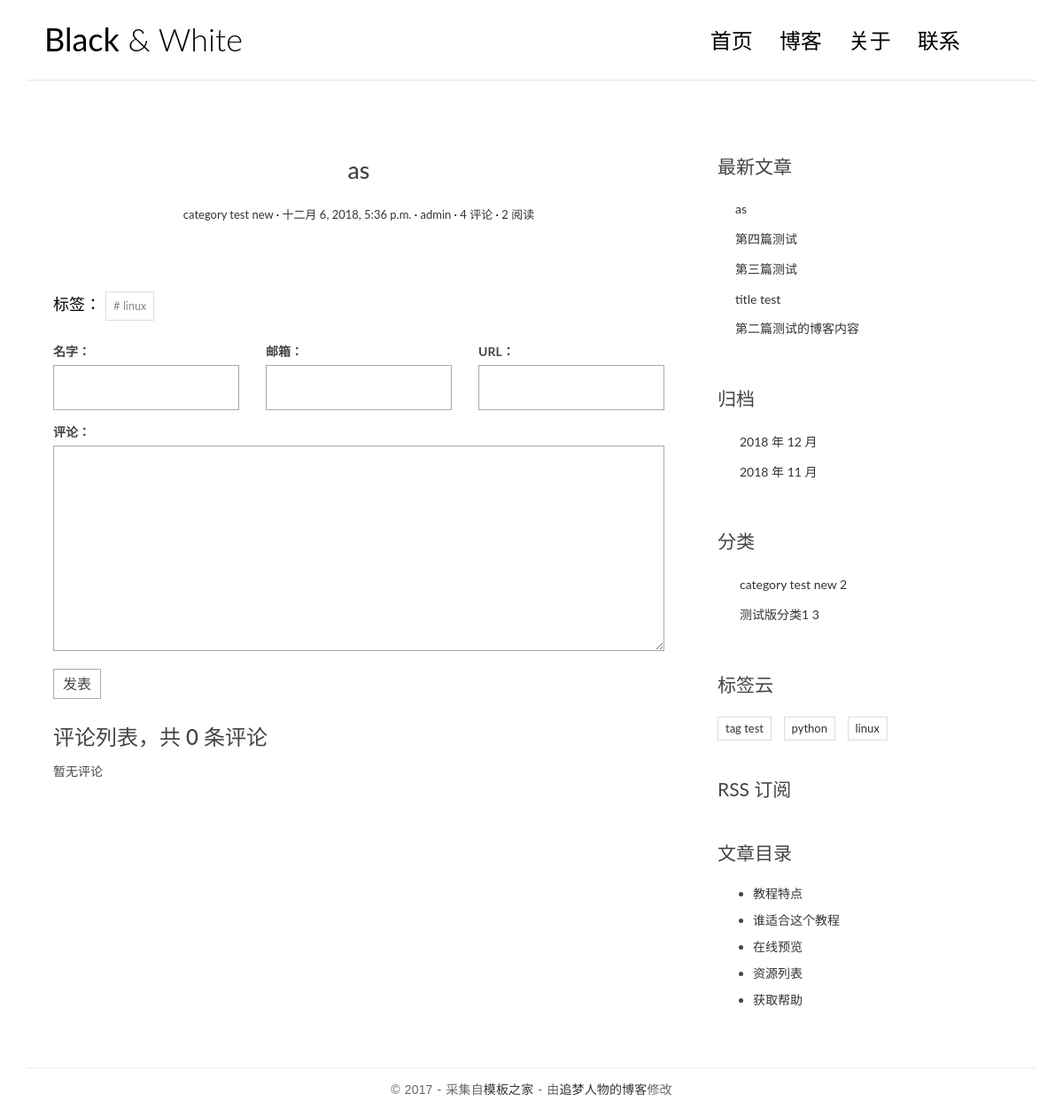
Screenshot of /post/9/ with the database file from the repository.
### blog/models.py (models this page shows, shortened)
class Post(models.Model):
	title = models.CharField(max_length=70)
	body = models.TextField()
	created_time = models.DateTimeField()
	modified_time = models.DateTimeField()
	excerpt = models.CharField(max_length=200,blank=True)#摘要，允许为空
	category = models.ForeignKey(Category)
	tags = models.ManyToManyField(Tag,blank=True)
	author = models.ForeignKey(User)
	views = models.PositiveIntegerField(default=0)
	def get_absolute_url(self):
		return reverse('detail',kwargs={'pk':self.pk})
	class Meta:
		ordering = ['-created_time','title']
	def increase_views(self):
		self.views += 1
		self.save(update_fields=['views'])
	def save(self, *args, **kwargs):
		if not self.excerpt:
			md = markdown.Markdown(extensions=[
                'markdown.extensions.extra',
                'markdown.extensions.codehilite',
            ])
			self.excerpt = strip_tags(md.convert(self.body))[:54]
		super(Post, self).save(*args, **kwargs)

class Category(models.Model):
	name = models.CharField(max_length=100)

class Tag(models.Model):
	name = models.CharField(max_length=100)

### blog/views.py (the view)
# urls.py: url(r'^post/(?P<pk>[0-9]+)/$', views.detail, name='detail'),
def detail(request,pk):
	print(pk,type(pk))
	post = get_object_or_404(Post,pk=pk)  #此函数为验证pk是否在Post表存在，存在则返回数据，否则404回值
	post.increase_views()
	print(post.body)
	post.body = markdown.markdown(post.body,extensions=[
		'markdown.extensions.extra',     #
		'markdown.extensions.codehilite',#语法高亮
		'markdown.extensions.toc',		#自动生成目录
	])
	form = CommentForm()
	comment_list = post.comment_set.all()
	context = {'post': post,
               'form': form,
               'comment_list': comment_list
               }
	return render(request,'blog/detail.html',context=context)

### comments/forms.py
class CommentForm(forms.ModelForm):
	class Meta:
		model = Comment
		fields = ['name','email','url','text']

### blog/templatetags/blog_tags.py (called while the page is built)
@register.simple_tag
def get_recent_posts(num=5):
	return Post.objects.all().order_by('-created_time')[:num]

@register.simple_tag
def archives():
	return Post.objects.dates('created_time', 'month', order='DESC')

@register.simple_tag
def get_categories():
	return Category.objects.annotate(num_posts=Count('post')).filter(num_posts__gt=0)

@register.simple_tag
def get_tags():
	return Tag.objects.annotate(num_posts=Count('post')).filter(num_posts__gt=0)

### templates/blog/detail.html (shortened to what this page needs)
{% extends 'base.html'%}
{% block main%}
				<article class="post post-{{ post.pk }}" >
				  <header class="entry-header">
					<h1 class="entry-title" id='{{ post.pk }}'>{{ post.title }}</h1>
					<div class="entry-meta">
					  <span class="post-category"><a href="#">{{ post.category.name }}</a></span>
					  <span class="post-date"><a href="#"><time class="entry-date"
																datetime="{{ post.created_time }}">{{ post.created_time }}</time></a></span>
					  <span class="post-author"><a href="#">{{ post.author }}</a></span>
					  <span class="comments-link"><a href="#">4 评论</a></span>
					  <span class="views-count"><a href="#">{{ post.views }} 阅读</a></span>
					</div>
				  </header>
				  <div class="entry-content clearfix">
					{{ post.body|safe }}
						<div class="widget-tag-cloud">
							<ul>
								标签：
								{% for tag in post.tags.all %}
									<li><a href="{% url 'tag' tag.pk %}"># {{ tag.name }}</a></li>
								{% endfor %}
							</ul>
						</div>
				  </div>
				</article>
    <section class="comment-area">
      <form action="{% url 'comments:post_comment' post.pk %}" method="post" class="comment-form">
		  <div class="row">
			<div class="col-md-4">
			  <label for="{{ form.name.id_for_label }}">名字：</label>
			  {{ form.name }}
			</div>
			<div class="col-md-4">
			  <label for="{{ form.email.id_for_label }}">邮箱：</label>
			  {{ form.email }}
			</div>
			<div class="col-md-4">
			  <label for="{{ form.url.id_for_label }}">URL：</label>
			  {{ form.url }}
			</div>
			<div class="col-md-12">
			  <label for="{{ form.text.id_for_label }}">评论：</label>
			  {{ form.text }}
			  <button type="submit" class="comment-btn">发表</button>
			</div>
		  </div>
		</form>
		<div class="comment-list-panel">
                        <h3>评论列表，共 <span>{{ post.comment_set.count }}</span> 条评论</h3>
		<ul class="comment-list list-unstyled">
	  {% for comment in comment_list %}
	  <li class="comment-item">
		<span class="nickname">{{ comment.name }}</span>
		<time class="submit-date">{{ comment.created_time }}</time>
		<div class="text">
		  {{ comment.text }}
		</div>
	  </li>
	  {% empty %}
	  暂无评论
	  {% endfor %}
	</ul>
	 </div>
    </section>
{% endblock main %}
{% block toc %}
    <div class="widget widget-content">
        <h3 class="widget-title">文章目录</h3>
        <ul>
            <li>
                <a href="#">教程特点</a>
            </li>
            <li>
                <a href="#">谁适合这个教程</a>
            </li>
            <li>
                <a href="#">在线预览</a>
            </li>
            <li>
                <a href="#">资源列表</a>
            </li>
            <li>
                <a href="#">获取帮助</a>
            </li>
        </ul>
    </div>
{% endblock toc %}

### templates/base.html (shortened to what this page needs)
{% load staticfiles %}
{% load blog_tags %}
<!DOCTYPE html>
<html>
<head>
    <link rel="stylesheet" href="http://code.ionicframework.com/ionicons/2.0.1/css/ionicons.min.css">
     <link rel="stylesheet" href="{% static 'blog/css/bootstrap.min.css' %}">
     <link rel="stylesheet" href="{% static 'blog/css/pace.css' %}">
     <link rel="stylesheet" href="{% static 'blog/css/custom.css' %}">
	<link rel="stylesheet" href="{% static 'blog/css/highlights/github.css' %}">
</head>
<body>
<div class="container">
    <header id="site-header">
        <div class="row">
            <div class="col-md-4 col-sm-5 col-xs-8">
                <div class="logo">
                    <h1><a href="{% url 'index' %}"><b>Black</b> &amp; White</a></h1>
                </div>
            </div>
            <div class="col-md-8 col-sm-7 col-xs-4">
                <nav class="main-nav" role="navigation">
                    <div class="collapse navbar-collapse" id="bs-example-navbar-collapse-1">
                        <ul class="nav navbar-nav navbar-right">
                            <li class="cl-effect-11"><a href="{% url 'index' %}" data-hover="首页">首页</a></li>
                            <li class="cl-effect-11"><a href="full-width.html" data-hover="博客">博客</a></li>
                            <li class="cl-effect-11"><a href="about.html" data-hover="关于">关于</a></li>
                            <li class="cl-effect-11"><a href="contact.html" data-hover="联系">联系</a></li>
                        </ul>
                    </div>
                </nav>
            </div>
        </div>
    </header>
</div>
<div class="content-body">
    <div class="container">
        <div class="row">
            <main class="col-md-8">
			{% block main %}
			{% endblock main %}
            </main>
            <aside class="col-md-4">
				    <div class="widget widget-recent-posts">
                    <h3 class="widget-title">最新文章</h3>
					 {% get_recent_posts as recent_post_list %}
                    <ul>
						 {% for post in recent_post_list %}
							<li>
								 <a href="{{ post.get_absolute_url }}">{{ post.title }}</a>
							</li>
                        {% empty %}
							暂无文章！
						{% endfor %}
                    </ul>
                </div>
                <div class="widget widget-archives">
                    <h3 class="widget-title">归档</h3>
                    {% archives as date_list %}
					  <ul>
						{% for date in date_list %}
						<li>
						  <a href="{% url 'archives' date.year date.month %}">{{ date.year }} 年 {{ date.month }} 月</a>
						</li>
						{% empty %}
						暂无归档！
						{% endfor %}
					  </ul>
                </div>
                <div class="widget widget-category">
                    <h3 class="widget-title">分类</h3>
                    {% get_categories as category_list %}
					  <ul>
						{% for category in category_list %}
							<li>
							  <a href="{% url 'category' category.pk %}">{{ category.name }} <span class="post-count">{{ category.num_posts }}</span></a>
							</li>
						{% empty %}
						暂无分类！
						{% endfor %}
					  </ul>
                </div>
                <div class="widget widget-tag-cloud">
				  <h3 class="widget-title">标签云</h3>
				  {% get_tags as tag_list %}
				  <ul>
					{% for tag in tag_list %}
					<li>
					  <a href="{% url 'tag' tag.pk %}">{{ tag.name }}</a>
					</li>
					{% empty %}
					暂无标签！
					{% endfor %}
				  </ul>
				</div>
                <div class="rss">
                    <a href="{% url 'rss' %}"> RSS 订阅</a>
                </div>
			{% block toc %}
			{% endblock toc%}
            </aside>
        </div>
    </div>
</div>
<footer id="site-footer">
    <div class="container">
        <div class="row">
            <div class="col-md-12">
                <p class="copyright">&copy 2017 - 采集自<a href="http://www.cssmoban.com/"
                                                        target="_blank" title="模板之家">模板之家</a>
                    - 由<a href="http://zmrenwu.com/" title="网页模板" target="_blank">追梦人物的博客</a>修改
                </p>
            </div>
        </div>
    </div>
</footer>
</body>
</html>

### blog/static/blog/css/custom.css (style rules this page uses)
* { outline: none; }
h1, h2, h3, h4, h5, h6 { margin-top: 0; }
b { font-weight: 400; }
a { color: #333; }
body { color: #444; font-family: 'Lato', sans-serif; }
p { font-family: 'Ubuntu', sans-serif; font-weight: 400; word-spacing: 1px; letter-spacing: 0.01em; }
#site-header { background-color: #FFF; padding: 25px 20px; margin-bottom: 40px; border-bottom: 1px solid #e7e7e7; }
.logo h1 a { color: #000; }
.logo h1 { margin: 0; font-family: 'Lato', sans-serif; font-weight: 300; }
.main-nav { margin-top: 11px; max-width: 95%; }
.main-nav a { color: #000000 !important; padding: 0 0 5px 0 !important; margin-right: 30px; font-family: 'Lato', sans-serif; font-weight: 300; font-size: 24px; }
.cl-effect-11 a { padding: 10px 0; color: #0972b4; text-shadow: none; }
.cl-effect-11 a::before { position: absolute; top: 0; left: 0; overflow: hidden; padding: 0 0 5px 0 !important; max-width: 0; border-bottom: 1px solid #000; color: #000; content: attr(data-hover); white-space: nowrap; -webkit-transition: max-width 0.5s; -moz-transition: max-width 0.5s; transition: max-width 0.5s; }
.content-body { padding-bottom: 4em; }
.post { background: #fff; padding: 30px 30px 0; }
.entry-title { text-align: center; font-size: 1.9em; margin-bottom: 20px; line-height: 1.6; padding: 10px 20px 0; }
.entry-meta { text-align: center; color: #DDDDDD; font-size: 13px; margin-bottom: 30px; }
.entry-content { font-size: 18px; line-height: 1.9; font-weight: 300; color: #000; }
.post-category::after, .post-date::after, .post-author::after, .comments-link::after { content: ' ·'; color: #000; }
.widget { background: #fff; padding: 30px 0 0; }
.widget-title { font-size: 1.5em; margin-bottom: 20px; line-height: 1.6; padding: 10px 0 0; font-weight: 400; }
.widget-recent-posts ul { padding: 0; margin: 0; padding-left: 20px; }
.widget-recent-posts ul li { list-style-type: none; position: relative; line-height: 170%; margin-bottom: 10px; }
.widget-recent-posts ul li::before { content: '\f3d3'; font-family: "Ionicons"; position: absolute; left: -17px; top: 3px; font-size: 16px; color: #000; }
.widget-archives ul { padding: 0; margin: 0; padding-left: 25px; }
.widget-archives ul li { list-style-type: none; position: relative; line-height: 170%; margin-bottom: 10px; }
.widget-archives ul li::before { content: '\f3f3'; font-family: "Ionicons"; position: absolute; left: -25px; top: 1px; font-size: 16px; color: #000; }
.widget-category ul { padding: 0; margin: 0; padding-left: 25px; }
.widget-category ul li { list-style-type: none; position: relative; line-height: 170%; margin-bottom: 10px; }
.widget-category ul li::before { content: '\f3fe'; font-family: "Ionicons"; position: absolute; left: -25px; top: 1px; font-size: 18px; color: #000; }
.widget-tag-cloud ul { padding: 0; margin: 0; margin-right: -10px; }
.widget-tag-cloud ul li { list-style-type: none; font-size: 13px; display: inline-block; margin-right: 10px; margin-bottom: 10px; padding: 3px 8px; border: 1px solid #ddd; }
.widget-content ul li { margin-bottom: 10px; }
.rss { font-size: 21px; margin-top: 30px; }
.rss a { color: #444; }
#site-footer { padding-top: 10px; padding: 0 0 1.5em 0; }
.copyright { text-align: center; padding-top: 1em; margin: 0; border-top: 1px solid #eee; color: #666; }
.contact-form input, .comment-form input { border: 1px solid #aaa; margin-bottom: 15px; width: 100%; padding: 15px 15px; font-size: 16px; line-height: 100%; transition: 0.4s border-color linear; }
.contact-form textarea, .comment-form textarea { border: 1px solid #aaa; margin-bottom: 15px; width: 100%; padding: 15px 15px; font-size: 16px; line-height: 20px !important; min-height: 183px; transition: 0.4s border-color linear; }
.comment-area { padding: 0 30px 0; }
.comment-form { margin-top: 15px; }
.comment-form .comment-btn { background-color: #fff; border: 1px solid #aaa; font-size: 16px; padding: 5px 10px; }
.comment-list-panel { margin-top: 30px; }
.comment-list { margin-top: 15px; }

### rows the page displays
Post: title "as", category.name "category test new", created_time "十二月 6, 2018, 5:36 p.m.", author "admin", views "2", comment_set.count "0"
Tag: name "linux"
Post: title "第四篇测试"
Post: title "第三篇测试"
Post: title "title test"
Post: title "第二篇测试的博客内容"
Category: name "category test new", num_posts "2"
Category: name "测试版分类1", num_posts "3"
Tag: name "tag test"
Tag: name "python"

### other values shown
{{ date.year }} "2018" "2018"
{{ date.month }} "12" "11"
